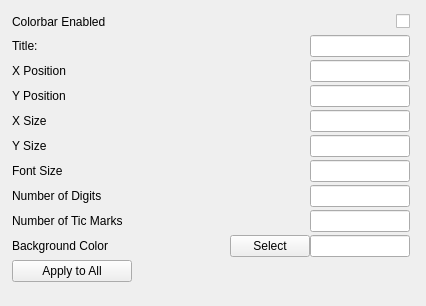
<?xml version="1.0" encoding="UTF-8"?>
<ui version="4.0">
 <class>ColorbarFrame</class>
 <widget class="QWidget" name="ColorbarFrame">
  <property name="geometry">
   <rect>
    <x>0</x>
    <y>0</y>
    <width>426</width>
    <height>306</height>
   </rect>
  </property>
  <property name="windowTitle">
   <string>Form</string>
  </property>
  <layout class="QVBoxLayout" name="verticalLayout_2">
   <item>
    <widget class="QFrame" name="ColorBarFrame">
     <property name="maximumSize">
      <size>
       <width>400</width>
       <height>16777215</height>
      </size>
     </property>
     <property name="frameShape">
      <enum>QFrame::NoFrame</enum>
     </property>
     <property name="frameShadow">
      <enum>QFrame::Plain</enum>
     </property>
     <layout class="QVBoxLayout" name="verticalLayout">
      <property name="spacing">
       <number>1</number>
      </property>
      <property name="leftMargin">
       <number>1</number>
      </property>
      <property name="topMargin">
       <number>1</number>
      </property>
      <property name="rightMargin">
       <number>1</number>
      </property>
      <property name="bottomMargin">
       <number>1</number>
      </property>
      <item>
       <layout class="QVBoxLayout" name="verticalLayout_5">
        <property name="spacing">
         <number>0</number>
        </property>
        <item>
         <layout class="QHBoxLayout" name="horizontalLayout_10">
          <item>
           <widget class="QLabel" name="label_4">
            <property name="text">
             <string>Colorbar Enabled</string>
            </property>
           </widget>
          </item>
          <item>
           <spacer name="horizontalSpacer_10">
            <property name="orientation">
             <enum>Qt::Horizontal</enum>
            </property>
            <property name="sizeHint" stdset="0">
             <size>
              <width>40</width>
              <height>20</height>
             </size>
            </property>
           </spacer>
          </item>
          <item>
           <widget class="QCheckBox" name="colorbarEnableCheckbox">
            <property name="text">
             <string/>
            </property>
           </widget>
          </item>
         </layout>
        </item>
        <item>
         <widget class="QFrame" name="ColorbarSettingsFrame">
          <property name="frameShape">
           <enum>QFrame::NoFrame</enum>
          </property>
          <property name="frameShadow">
           <enum>QFrame::Raised</enum>
          </property>
          <layout class="QHBoxLayout" name="horizontalLayout_9">
           <property name="leftMargin">
            <number>0</number>
           </property>
           <property name="topMargin">
            <number>0</number>
           </property>
           <property name="rightMargin">
            <number>0</number>
           </property>
           <property name="bottomMargin">
            <number>0</number>
           </property>
           <item>
            <layout class="QVBoxLayout" name="verticalLayout_6">
             <property name="spacing">
              <number>0</number>
             </property>
             <item>
              <layout class="QHBoxLayout" name="horizontalLayout_4">
               <item>
                <widget class="QLabel" name="label_6">
                 <property name="text">
                  <string>Title:</string>
                 </property>
                </widget>
               </item>
               <item>
                <spacer name="horizontalSpacer_5">
                 <property name="orientation">
                  <enum>Qt::Horizontal</enum>
                 </property>
                 <property name="sizeHint" stdset="0">
                  <size>
                   <width>40</width>
                   <height>20</height>
                  </size>
                 </property>
                </spacer>
               </item>
               <item>
                <widget class="QLineEdit" name="colorbarTitleEdit">
                 <property name="maximumSize">
                  <size>
                   <width>100</width>
                   <height>16777215</height>
                  </size>
                 </property>
                 <property name="alignment">
                  <set>Qt::AlignCenter</set>
                 </property>
                </widget>
               </item>
              </layout>
             </item>
             <item>
              <layout class="QHBoxLayout" name="horizontalLayout_3">
               <item>
                <widget class="QLabel" name="label">
                 <property name="text">
                  <string>X Position</string>
                 </property>
                </widget>
               </item>
               <item>
                <spacer name="horizontalSpacer_2">
                 <property name="orientation">
                  <enum>Qt::Horizontal</enum>
                 </property>
                 <property name="sizeHint" stdset="0">
                  <size>
                   <width>40</width>
                   <height>20</height>
                  </size>
                 </property>
                </spacer>
               </item>
               <item>
                <widget class="QLineEdit" name="colorbarXposEdit">
                 <property name="maximumSize">
                  <size>
                   <width>100</width>
                   <height>16777215</height>
                  </size>
                 </property>
                 <property name="alignment">
                  <set>Qt::AlignCenter</set>
                 </property>
                </widget>
               </item>
              </layout>
             </item>
             <item>
              <layout class="QHBoxLayout" name="horizontalLayout">
               <item>
                <widget class="QLabel" name="label_5">
                 <property name="text">
                  <string>Y Position</string>
                 </property>
                </widget>
               </item>
               <item>
                <spacer name="horizontalSpacer">
                 <property name="orientation">
                  <enum>Qt::Horizontal</enum>
                 </property>
                 <property name="sizeHint" stdset="0">
                  <size>
                   <width>40</width>
                   <height>20</height>
                  </size>
                 </property>
                </spacer>
               </item>
               <item>
                <widget class="QLineEdit" name="colorbarYposEdit">
                 <property name="maximumSize">
                  <size>
                   <width>100</width>
                   <height>16777215</height>
                  </size>
                 </property>
                 <property name="alignment">
                  <set>Qt::AlignCenter</set>
                 </property>
                </widget>
               </item>
              </layout>
             </item>
             <item>
              <layout class="QHBoxLayout" name="horizontalLayout_6">
               <item>
                <widget class="QLabel" name="label_7">
                 <property name="text">
                  <string>X Size</string>
                 </property>
                </widget>
               </item>
               <item>
                <spacer name="horizontalSpacer_6">
                 <property name="orientation">
                  <enum>Qt::Horizontal</enum>
                 </property>
                 <property name="sizeHint" stdset="0">
                  <size>
                   <width>40</width>
                   <height>20</height>
                  </size>
                 </property>
                </spacer>
               </item>
               <item>
                <widget class="QLineEdit" name="colorbarXsizeEdit">
                 <property name="maximumSize">
                  <size>
                   <width>100</width>
                   <height>16777215</height>
                  </size>
                 </property>
                 <property name="alignment">
                  <set>Qt::AlignCenter</set>
                 </property>
                </widget>
               </item>
              </layout>
             </item>
             <item>
              <layout class="QHBoxLayout" name="horizontalLayout_2">
               <item>
                <widget class="QLabel" name="label_10">
                 <property name="text">
                  <string>Y Size</string>
                 </property>
                </widget>
               </item>
               <item>
                <spacer name="horizontalSpacer_3">
                 <property name="orientation">
                  <enum>Qt::Horizontal</enum>
                 </property>
                 <property name="sizeHint" stdset="0">
                  <size>
                   <width>40</width>
                   <height>20</height>
                  </size>
                 </property>
                </spacer>
               </item>
               <item>
                <widget class="QLineEdit" name="colorbarYsizeEdit">
                 <property name="maximumSize">
                  <size>
                   <width>100</width>
                   <height>16777215</height>
                  </size>
                 </property>
                 <property name="alignment">
                  <set>Qt::AlignCenter</set>
                 </property>
                </widget>
               </item>
              </layout>
             </item>
             <item>
              <layout class="QHBoxLayout" name="horizontalLayout_8">
               <item>
                <widget class="QLabel" name="label_2">
                 <property name="text">
                  <string>Font Size</string>
                 </property>
                </widget>
               </item>
               <item>
                <spacer name="horizontalSpacer_7">
                 <property name="orientation">
                  <enum>Qt::Horizontal</enum>
                 </property>
                 <property name="sizeHint" stdset="0">
                  <size>
                   <width>40</width>
                   <height>20</height>
                  </size>
                 </property>
                </spacer>
               </item>
               <item>
                <widget class="QLineEdit" name="colorbarFontsizeEdit">
                 <property name="maximumSize">
                  <size>
                   <width>100</width>
                   <height>16777215</height>
                  </size>
                 </property>
                 <property name="alignment">
                  <set>Qt::AlignCenter</set>
                 </property>
                </widget>
               </item>
              </layout>
             </item>
             <item>
              <layout class="QHBoxLayout" name="horizontalLayout_11">
               <item>
                <widget class="QLabel" name="label_3">
                 <property name="text">
                  <string>Number of Digits</string>
                 </property>
                </widget>
               </item>
               <item>
                <spacer name="horizontalSpacer_8">
                 <property name="orientation">
                  <enum>Qt::Horizontal</enum>
                 </property>
                 <property name="sizeHint" stdset="0">
                  <size>
                   <width>40</width>
                   <height>20</height>
                  </size>
                 </property>
                </spacer>
               </item>
               <item>
                <widget class="QLineEdit" name="colorbarDigitsEdit">
                 <property name="maximumSize">
                  <size>
                   <width>100</width>
                   <height>16777215</height>
                  </size>
                 </property>
                 <property name="alignment">
                  <set>Qt::AlignCenter</set>
                 </property>
                </widget>
               </item>
              </layout>
             </item>
             <item>
              <layout class="QHBoxLayout" name="horizontalLayout_12">
               <item>
                <widget class="QLabel" name="label_8">
                 <property name="text">
                  <string>Number of Tic Marks</string>
                 </property>
                </widget>
               </item>
               <item>
                <spacer name="horizontalSpacer_9">
                 <property name="orientation">
                  <enum>Qt::Horizontal</enum>
                 </property>
                 <property name="sizeHint" stdset="0">
                  <size>
                   <width>40</width>
                   <height>20</height>
                  </size>
                 </property>
                </spacer>
               </item>
               <item>
                <widget class="QLineEdit" name="colorbarNumTicsEdit">
                 <property name="maximumSize">
                  <size>
                   <width>100</width>
                   <height>16777215</height>
                  </size>
                 </property>
                 <property name="alignment">
                  <set>Qt::AlignCenter</set>
                 </property>
                </widget>
               </item>
              </layout>
             </item>
             <item>
              <layout class="QHBoxLayout" name="horizontalLayout_13">
               <item>
                <widget class="QLabel" name="label_9">
                 <property name="text">
                  <string>Background Color</string>
                 </property>
                </widget>
               </item>
               <item>
                <spacer name="horizontalSpacer_11">
                 <property name="orientation">
                  <enum>Qt::Horizontal</enum>
                 </property>
                 <property name="sizeHint" stdset="0">
                  <size>
                   <width>40</width>
                   <height>20</height>
                  </size>
                 </property>
                </spacer>
               </item>
               <item>
                <widget class="QPushButton" name="colorbarBackgroundSelectButton">
                 <property name="toolTip">
                  <string>Click to select color bar background color</string>
                 </property>
                 <property name="text">
                  <string>Select</string>
                 </property>
                </widget>
               </item>
               <item>
                <widget class="QLineEdit" name="ColorbarBackgroundColorEdit">
                 <property name="maximumSize">
                  <size>
                   <width>100</width>
                   <height>16777215</height>
                  </size>
                 </property>
                 <property name="alignment">
                  <set>Qt::AlignCenter</set>
                 </property>
                </widget>
               </item>
              </layout>
             </item>
             <item>
              <layout class="QHBoxLayout" name="horizontalLayout_14">
               <property name="spacing">
                <number>0</number>
               </property>
               <item>
                <widget class="QPushButton" name="colorbarApplyAllButton">
                 <property name="minimumSize">
                  <size>
                   <width>120</width>
                   <height>0</height>
                  </size>
                 </property>
                 <property name="toolTip">
                  <string>Apply all these color bar settings (except title and position) to all other color bars</string>
                 </property>
                 <property name="text">
                  <string>Apply to All</string>
                 </property>
                </widget>
               </item>
               <item>
                <spacer name="horizontalSpacer_13">
                 <property name="orientation">
                  <enum>Qt::Horizontal</enum>
                 </property>
                 <property name="sizeHint" stdset="0">
                  <size>
                   <width>40</width>
                   <height>20</height>
                  </size>
                 </property>
                </spacer>
               </item>
              </layout>
             </item>
            </layout>
           </item>
          </layout>
         </widget>
        </item>
       </layout>
      </item>
     </layout>
    </widget>
   </item>
  </layout>
 </widget>
 <resources/>
 <connections/>
</ui>
